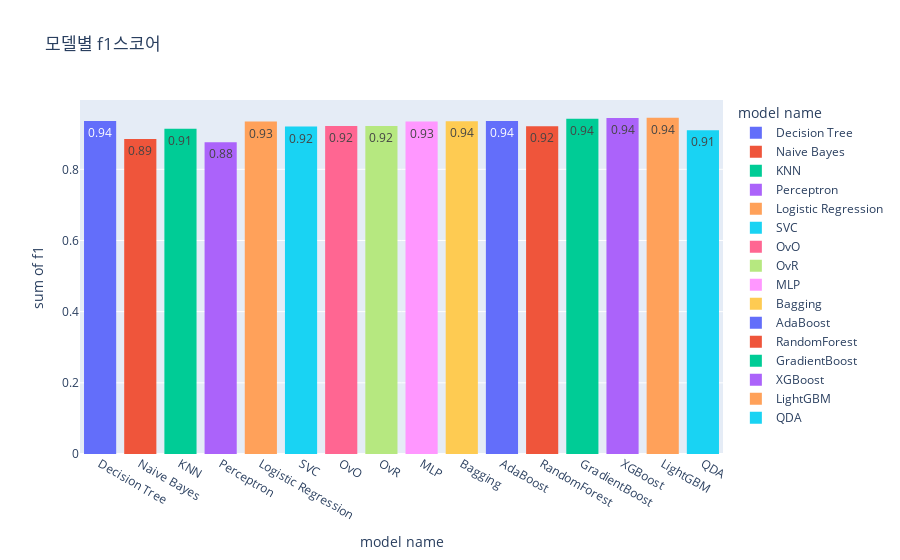

Notebook cell for this chart:
### Code cell
import plotly.express as px
px.histogram(result_ml, x="model name", y="f1", color="model name",text_auto=True,title='모델별 f1스코어')

### Figure 1 — Plotly figure (JSON) as saved in the notebook; plotly's stock layout.template omitted (floating-point values rounded to 4 significant figures)
{"data": [{"alignmentgroup": "True", "bingroup": "x", "histfunc": "sum", "hovertemplate": "model name=%{x}<br>sum of f1=%{y}<extra></extra>", "legendgroup": "Decision Tree", "marker": {"color": "#636efa", "pattern": {"shape": ""}}, "name": "Decision Tree", "offsetgroup": "Decision Tree", "orientation": "v", "showlegend": true, "texttemplate": "%{value:.2f}", "type": "histogram", "x": ["Decision Tree"], "xaxis": "x", "y": [0.936], "yaxis": "y"}, {"alignmentgroup": "True", "bingroup": "x", "histfunc": "sum", "hovertemplate": "model name=%{x}<br>sum of f1=%{y}<extra></extra>", "legendgroup": "Naive Bayes", "marker": {"color": "#EF553B", "pattern": {"shape": ""}}, "name": "Naive Bayes", "offsetgroup": "Naive Bayes", "orientation": "v", "showlegend": true, "texttemplate": "%{value:.2f}", "type": "histogram", "x": ["Naive Bayes"], "xaxis": "x", "y": [0.885], "yaxis": "y"}, {"alignmentgroup": "True", "bingroup": "x", "histfunc": "sum", "hovertemplate": "model name=%{x}<br>sum of f1=%{y}<extra></extra>", "legendgroup": "KNN", "marker": {"color": "#00cc96", "pattern": {"shape": ""}}, "name": "KNN", "offsetgroup": "KNN", "orientation": "v", "showlegend": true, "texttemplate": "%{value:.2f}", "type": "histogram", "x": ["KNN"], "xaxis": "x", "y": [0.914], "yaxis": "y"}, {"alignmentgroup": "True", "bingroup": "x", "histfunc": "sum", "hovertemplate": "model name=%{x}<br>sum of f1=%{y}<extra></extra>", "legendgroup": "Perceptron", "marker": {"color": "#ab63fa", "pattern": {"shape": ""}}, "name": "Perceptron", "offsetgroup": "Perceptron", "orientation": "v", "showlegend": true, "texttemplate": "%{value:.2f}", "type": "histogram", "x": ["Perceptron"], "xaxis": "x", "y": [0.876], "yaxis": "y"}, {"alignmentgroup": "True", "bingroup": "x", "histfunc": "sum", "hovertemplate": "model name=%{x}<br>sum of f1=%{y}<extra></extra>", "legendgroup": "Logistic Regression", "marker": {"color": "#FFA15A", "pattern": {"shape": ""}}, "name": "Logistic Regression", "offsetgroup": "Logistic Regression", "orientation": "v", "showlegend": true, "texttemplate": "%{value:.2f}", "type": "histogram", "x": ["Logistic Regression"], "xaxis": "x", "y": [0.934], "yaxis": "y"}, {"alignmentgroup": "True", "bingroup": "x", "histfunc": "sum", "hovertemplate": "model name=%{x}<br>sum of f1=%{y}<extra></extra>", "legendgroup": "SVC", "marker": {"color": "#19d3f3", "pattern": {"shape": ""}}, "name": "SVC", "offsetgroup": "SVC", "orientation": "v", "showlegend": true, "texttemplate": "%{value:.2f}", "type": "histogram", "x": ["SVC"], "xaxis": "x", "y": [0.92], "yaxis": "y"}, {"alignmentgroup": "True", "bingroup": "x", "histfunc": "sum", "hovertemplate": "model name=%{x}<br>sum of f1=%{y}<extra></extra>", "legendgroup": "OvO", "marker": {"color": "#FF6692", "pattern": {"shape": ""}}, "name": "OvO", "offsetgroup": "OvO", "orientation": "v", "showlegend": true, "texttemplate": "%{value:.2f}", "type": "histogram", "x": ["OvO"], "xaxis": "x", "y": [0.922], "yaxis": "y"}, {"alignmentgroup": "True", "bingroup": "x", "histfunc": "sum", "hovertemplate": "model name=%{x}<br>sum of f1=%{y}<extra></extra>", "legendgroup": "OvR", "marker": {"color": "#B6E880", "pattern": {"shape": ""}}, "name": "OvR", "offsetgroup": "OvR", "orientation": "v", "showlegend": true, "texttemplate": "%{value:.2f}", "type": "histogram", "x": ["OvR"], "xaxis": "x", "y": [0.922], "yaxis": "y"}, {"alignmentgroup": "True", "bingroup": "x", "histfunc": "sum", "hovertemplate": "model name=%{x}<br>sum of f1=%{y}<extra></extra>", "legendgroup": "MLP", "marker": {"color": "#FF97FF", "pattern": {"shape": ""}}, "name": "MLP", "offsetgroup": "MLP", "orientation": "v", "showlegend": true, "texttemplate": "%{value:.2f}", "type": "histogram", "x": ["MLP"], "xaxis": "x", "y": [0.934], "yaxis": "y"}, {"alignmentgroup": "True", "bingroup": "x", "histfunc": "sum", "hovertemplate": "model name=%{x}<br>sum of f1=%{y}<extra></extra>", "legendgroup": "Bagging", "marker": {"color": "#FECB52", "pattern": {"shape": ""}}, "name": "Bagging", "offsetgroup": "Bagging", "orientation": "v", "showlegend": true, "texttemplate": "%{value:.2f}", "type": "histogram", "x": ["Bagging"], "xaxis": "x", "y": [0.935], "yaxis": "y"}, {"alignmentgroup": "True", "bingroup": "x", "histfunc": "sum", "hovertemplate": "model name=%{x}<br>sum of f1=%{y}<extra></extra>", "legendgroup": "AdaBoost", "marker": {"color": "#636efa", "pattern": {"shape": ""}}, "name": "AdaBoost", "offsetgroup": "AdaBoost", "orientation": "v", "showlegend": true, "texttemplate": "%{value:.2f}", "type": "histogram", "x": ["AdaBoost"], "xaxis": "x", "y": [0.936], "yaxis": "y"}, {"alignmentgroup": "True", "bingroup": "x", "histfunc": "sum", "hovertemplate": "model name=%{x}<br>sum of f1=%{y}<extra></extra>", "legendgroup": "RandomForest", "marker": {"color": "#EF553B", "pattern": {"shape": ""}}, "name": "RandomForest", "offsetgroup": "RandomForest", "orientation": "v", "showlegend": true, "texttemplate": "%{value:.2f}", "type": "histogram", "x": ["RandomForest"], "xaxis": "x", "y": [0.921], "yaxis": "y"}, {"alignmentgroup": "True", "bingroup": "x", "histfunc": "sum", "hovertemplate": "model name=%{x}<br>sum of f1=%{y}<extra></extra>", "legendgroup": "GradientBoost", "marker": {"color": "#00cc96", "pattern": {"shape": ""}}, "name": "GradientBoost", "offsetgroup": "GradientBoost", "orientation": "v", "showlegend": true, "texttemplate": "%{value:.2f}", "type": "histogram", "x": ["GradientBoost"], "xaxis": "x", "y": [0.942], "yaxis": "y"}, {"alignmentgroup": "True", "bingroup": "x", "histfunc": "sum", "hovertemplate": "model name=%{x}<br>sum of f1=%{y}<extra></extra>", "legendgroup": "XGBoost", "marker": {"color": "#ab63fa", "pattern": {"shape": ""}}, "name": "XGBoost", "offsetgroup": "XGBoost", "orientation": "v", "showlegend": true, "texttemplate": "%{value:.2f}", "type": "histogram", "x": ["XGBoost"], "xaxis": "x", "y": [0.944], "yaxis": "y"}, {"alignmentgroup": "True", "bingroup": "x", "histfunc": "sum", "hovertemplate": "model name=%{x}<br>sum of f1=%{y}<extra></extra>", "legendgroup": "LightGBM", "marker": {"color": "#FFA15A", "pattern": {"shape": ""}}, "name": "LightGBM", "offsetgroup": "LightGBM", "orientation": "v", "showlegend": true, "texttemplate": "%{value:.2f}", "type": "histogram", "x": ["LightGBM"], "xaxis": "x", "y": [0.945], "yaxis": "y"}, {"alignmentgroup": "True", "bingroup": "x", "histfunc": "sum", "hovertemplate": "model name=%{x}<br>sum of f1=%{y}<extra></extra>", "legendgroup": "QDA", "marker": {"color": "#19d3f3", "pattern": {"shape": ""}}, "name": "QDA", "offsetgroup": "QDA", "orientation": "v", "showlegend": true, "texttemplate": "%{value:.2f}", "type": "histogram", "x": ["QDA"], "xaxis": "x", "y": [0.91], "yaxis": "y"}], "layout": {"barmode": "relative", "legend": {"title": {"text": "model name"}, "tracegroupgap": 0}, "title": {"text": "모델별 f1스코어"}, "xaxis": {"anchor": "y", "categoryarray": ["Decision Tree", "Naive Bayes", "KNN", "Perceptron", "Logistic Regression", "SVC", "OvO", "OvR", "MLP", "Bagging", "AdaBoost", "RandomForest", "GradientBoost", "XGBoost", "LightGBM", "QDA"], "categoryorder": "array", "domain": [0, 1], "title": {"text": "model name"}}, "yaxis": {"anchor": "x", "domain": [0, 1], "title": {"text": "sum of f1"}}}}
